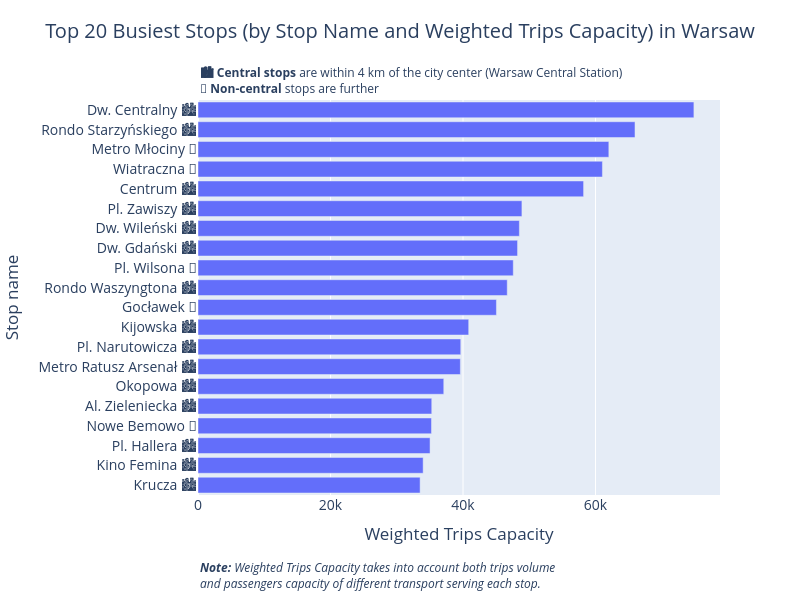

The notebook cell saved with this chart:
### Code cell
# creating a barplot to display the top stops
fig = px.bar(
    top_weighted_stops,
    x='weighted_trips_capacity',
    y='stop_name_central_emoji',
    orientation='h',
    title='Top 20 Busiest Stops (by Stop Name and Weighted Trips Capacity) in Warsaw',
    labels={'weighted_trips_capacity': 'Weighted Trips Capacity', 'stop_name_central_emoji': 'Stop name'},
    width=800,
    height=600,
    hover_name = 'stop_name_central_emoji',
    hover_data={                         # adding extra data to display at bars selection)
        'trips_count': True,
        'unique_stop_ids_count': True,
        'stop_name_central_emoji':False,
        'stop_lat_mean': ':.4f', 
        'stop_lon_mean': ':.4f' }) 

fig.update_layout(
    yaxis={'categoryorder': 'total ascending'},
    title={'x': 0.5, 'y': 0.96}, font=dict(size=14),
    margin=dict(b=105))  # increasing bottom margin for the annotation placement

fig.add_annotation(
    text='<b>🏙️ Central stops</b> are within 4 km of the city center (Warsaw Central Station) <br><b>🌳 Non-central</b> stops are further',
    xref='paper', yref='paper', x=0, y=1.095,
    showarrow=False, font=dict(size=12), align='left')

fig.add_annotation(
    text='<i><b>Note:</b> Weighted Trips Capacity takes into account both trips volume <br>and passengers capacity of different transport serving each stop.</i>',
    xref='paper', yref='paper', x=0, y=-0.25,
    showarrow=False, font=dict(size=12), align='left')
    
fig.show();

### Figure 1 — Plotly figure (JSON) as saved in the notebook; plotly's stock layout.template omitted (floating-point values rounded to 4 significant figures)
{"data": [{"alignmentgroup": "True", "customdata": [[50398, 18, 52.23, 21.0], [33376, 11, 52.26, 21.02], [39948, 20, 52.29, 20.93], [40870, 18, 52.24, 21.08], [35815, 9, 52.23, 21.01], [28467, 10, 52.23, 20.99], [30260, 8, 52.25, 21.03], [25354, 8, 52.26, 21.0], [30926, 15, 52.27, 20.99], [28960, 9, 52.24, 21.05], [26027, 7, 52.24, 21.12], [25879, 7, 52.25, 21.04], [20120, 11, 52.22, 20.98], [21005, 7, 52.24, 21.0], [18409, 8, 52.24, 20.98], [22589, 8, 52.25, 21.05], [19197, 10, 52.26, 20.92], [22943, 10, 52.26, 21.03], [17615, 8, 52.24, 20.99], [21587, 6, 52.23, 21.02]], "hovertemplate": "<b>%{hovertext}</b><br><br>Weighted Trips Capacity=%{x}<br>trips_count=%{customdata[0]}<br>unique_stop_ids_count=%{customdata[1]}<br>stop_lat_mean=%{customdata[2]:.4f}<br>stop_lon_mean=%{customdata[3]:.4f}<extra></extra>", "hovertext": ["Dw. Centralny 🏙️", "Rondo Starzyńskiego 🏙️", "Metro Młociny 🌳", "Wiatraczna 🌳", "Centrum 🏙️", "Pl. Zawiszy 🏙️", "Dw. Wileński 🏙️", "Dw. Gdański 🏙️", "Pl. Wilsona 🌳", "Rondo Waszyngtona 🏙️", "Gocławek 🌳", "Kijowska 🏙️", "Pl. Narutowicza 🏙️", "Metro Ratusz Arsenał 🏙️", "Okopowa 🏙️", "Al. Zieleniecka 🏙️", "Nowe Bemowo 🌳", "Pl. Hallera 🏙️", "Kino Femina 🏙️", "Krucza 🏙️"], "legendgroup": "", "marker": {"color": "#636efa", "pattern": {"shape": ""}}, "name": "", "offsetgroup": "", "orientation": "h", "showlegend": false, "textposition": "auto", "type": "bar", "x": [74850.0, 65960.0, 62010.0, 61040.0, 58200.0, 48890.0, 48510.0, 48230.0, 47590.0, 46680.0, 45040.0, 40861, 39660.0, 39600.0, 37100.0, 35280.0, 35241, 35020.0, 33980.0, 33520.0], "xaxis": "x", "y": ["Dw. Centralny 🏙️", "Rondo Starzyńskiego 🏙️", "Metro Młociny 🌳", "Wiatraczna 🌳", "Centrum 🏙️", "Pl. Zawiszy 🏙️", "Dw. Wileński 🏙️", "Dw. Gdański 🏙️", "Pl. Wilsona 🌳", "Rondo Waszyngtona 🏙️", "Gocławek 🌳", "Kijowska 🏙️", "Pl. Narutowicza 🏙️", "Metro Ratusz Arsenał 🏙️", "Okopowa 🏙️", "Al. Zieleniecka 🏙️", "Nowe Bemowo 🌳", "Pl. Hallera 🏙️", "Kino Femina 🏙️", "Krucza 🏙️"], "yaxis": "y"}], "layout": {"annotations": [{"align": "left", "font": {"size": 12}, "showarrow": false, "text": "<b>🏙️ Central stops</b> are within 4 km of the city center (Warsaw Central Station) <br><b>🌳 Non-central</b> stops are further", "x": 0, "xref": "paper", "y": 1.095, "yref": "paper"}, {"align": "left", "font": {"size": 12}, "showarrow": false, "text": "<i><b>Note:</b> Weighted Trips Capacity takes into account both trips volume <br>and passengers capacity of different transport serving each stop.</i>", "x": 0, "xref": "paper", "y": -0.25, "yref": "paper"}], "barmode": "relative", "font": {"size": 14}, "height": 600, "legend": {"tracegroupgap": 0}, "margin": {"b": 105}, "title": {"text": "Top 20 Busiest Stops (by Stop Name and Weighted Trips Capacity) in Warsaw", "x": 0.5, "y": 0.96}, "width": 800, "xaxis": {"anchor": "y", "domain": [0, 1], "title": {"text": "Weighted Trips Capacity"}}, "yaxis": {"anchor": "x", "categoryorder": "total ascending", "domain": [0, 1], "title": {"text": "Stop name"}}}}
